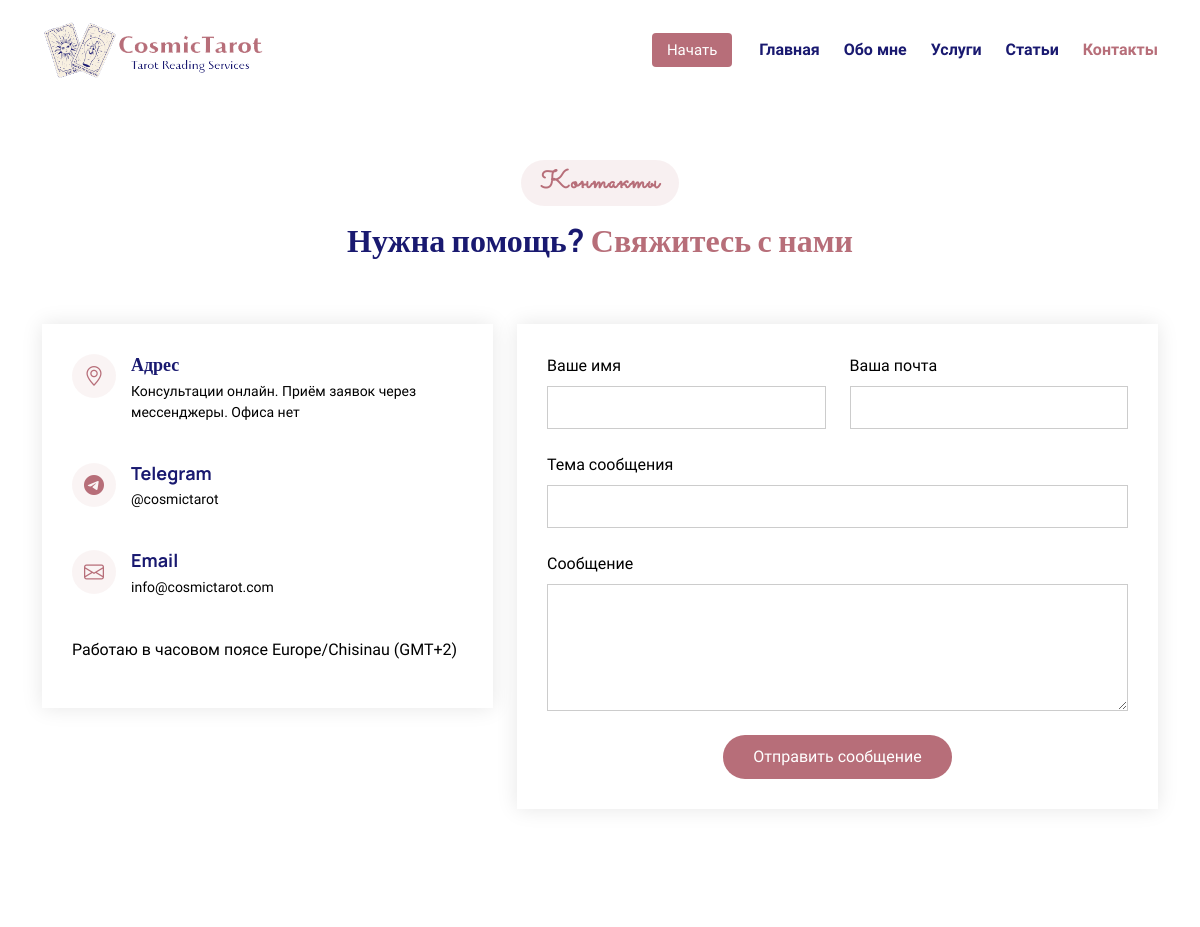
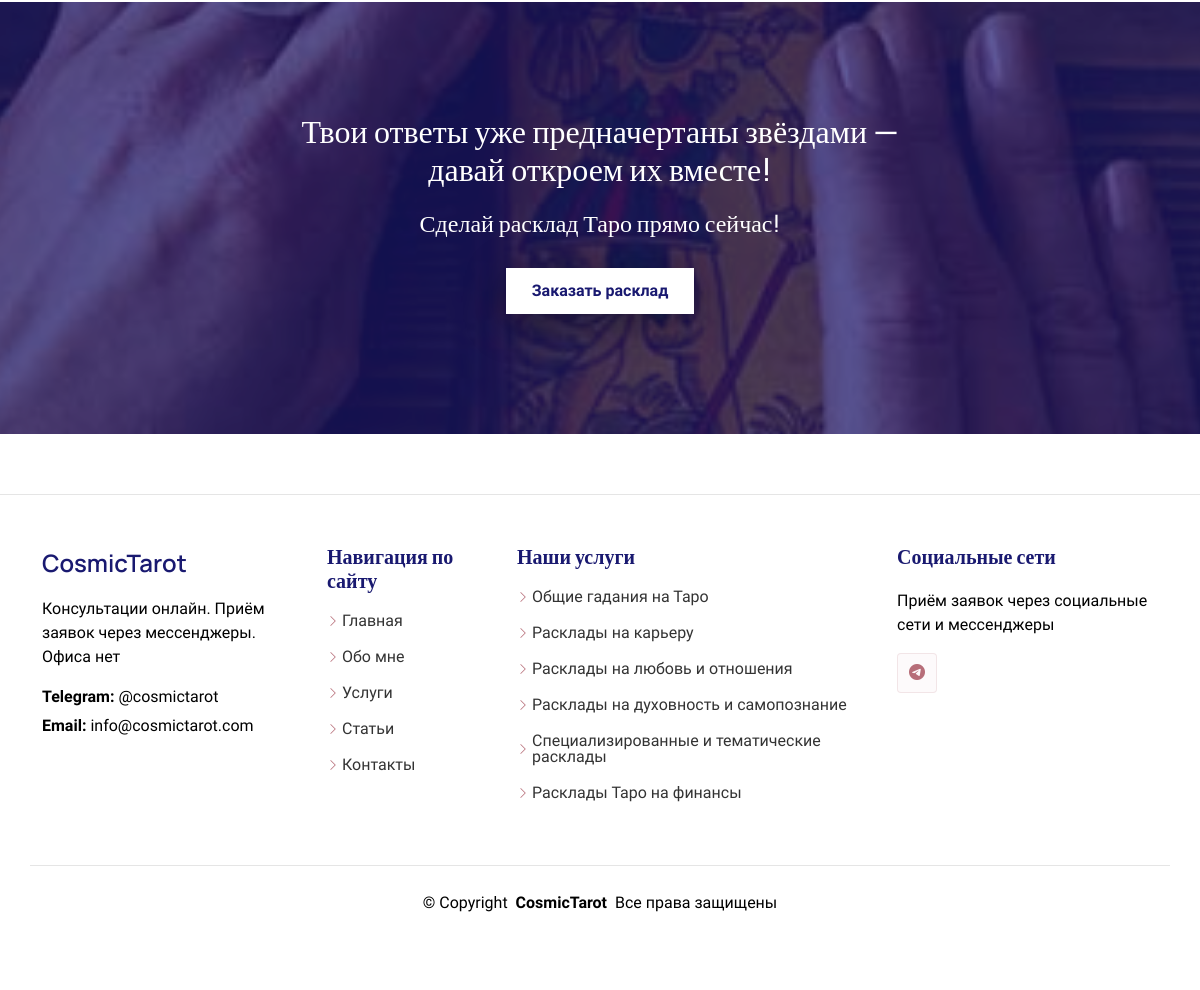
The app's page /contact with its own data (2 pictures, top to bottom).
### services/models.py (models this page shows, shortened)
class Service(models.Model):
  name = models.CharField('Name', max_length=255)
  slug = models.CharField('Slug', max_length=255)
  excerpt = models.CharField('Excerpt', max_length=255, blank=True)
  body = models.TextField()
  icon = models.CharField('Icon', max_length=20)
  active = models.BooleanField('Active', default=True)

### main/views.py (the view, shortened to what this page needs)
# urls.py: path('contact', views.contact, name='contact'),
def contact(request):
  return render(request, 'main/contact.html', {
    'page': 'contact',
    'title': 'Контакты',
    'services': Service.objects.all()
  })

### core/context_processors.py (called while the page is built)
def site_settings(request):
  return {
    'sitename': 'CosmicTarot',
    'telegraf': '@cosmictarot',
    'email': 'info@cosmictarot.com',
  }

### main/templates/main/contact.html (shortened to what this page needs)
{% extends 'main/layouts/main.html' %}
{% block pageclass %}starter-page-page{% endblock %}
{% block content %}
  {% include 'main/includes/contact.html' %}
  {% include 'main/includes/cta.html' %}
{% endblock %}

### main/templates/main/includes/footer.html
<footer id="footer" class="footer">
  <div class="container footer-top">
    <div class="row gy-4">
      <div class="col-lg-3 col-md-6 footer-about">
        <a href="/" class="d-flex align-items-center">
          <span class="sitename">{{ sitename }}</span>
        </a>
        <div class="footer-contact pt-3">
          <p>Консультации онлайн. Приём заявок через мессенджеры. Офиса нет</p>
          <p class="mt-3"><strong>Telegram:</strong> <span>{{ telegraf }}</span></p>
          <p><strong>Email:</strong> <span>{{ email }}</span></p>
        </div>
      </div>
      <div class="col-lg-2 col-md-6 footer-links">
        <h4 title="Useful Links">Навигация по сайту</h4>
        <ul>
          <li><i class="bi bi-chevron-right"></i> <a href="/">Главная</a></li>
          <li><i class="bi bi-chevron-right"></i> <a href="/about">Обо мне</a></li>
          <li><i class="bi bi-chevron-right"></i> <a href="/services">Услуги</a></li>
          <li><i class="bi bi-chevron-right"></i> <a href="/blog">Статьи</a></li>
          <li><i class="bi bi-chevron-right"></i> <a href="/contact">Контакты</a></li>
        </ul>
      </div>
      <div class="col-lg-4 col-md-6 footer-links">
        <h4 title="Our Services">Наши услуги</h4>
        {% if services %}
        <ul>
          {% for service in services %}
          <li><i class="bi bi-chevron-right"></i> <a href="/services/{{ service.slug }}">{{ service.name }}</a></li>
          {% endfor %}
        </ul>
        {% endif %}
      </div>
      <div class="col-lg-3 col-md-6">
        <h4 title="Social Links">Социальные сети</h4>
        <p>Приём заявок через социальные сети и мессенджеры</p>
        <div class="social-links d-flex">
          <a href=""><i class="bi bi-telegram"></i></a>
        </div>
      </div>
    </div>
  </div>
  <div class="container copyright text-center mt-4">
    <p>© <span>Copyright</span> <strong class="px-1 sitename">{{ sitename }}</strong> <span title="All Rights Reserved">Все права защищены</span></p>
  </div>
</footer>

### main/static/main/css/main.css (style rules this page uses)
:root { --default-font: "Mulish", serif, system-ui, -apple-system, "Segoe UI", Roboto, "Helvetica Neue", Arial, "Noto Sans", "Liberation Sans", sans-serif, "Apple Color Emoji", "Segoe UI Emoji", "Segoe UI Symbol", "Noto Color Emoji"; --heading-font: "Manrope", serif; --nav-font: "Mulish", serif; }
:root { --background-color: #ffffff; --default-color: #000000; --heading-color: #191970; --accent-color: #B76E79; --surface-color: #ffffff; --contrast-color: #ffffff; }
:root { --nav-color: #191970; --nav-hover-color: #B76E79; --nav-mobile-background-color: #ffffff; --nav-dropdown-background-color: #ffffff; --nav-dropdown-color: #212529; --nav-dropdown-hover-color: #4154f1; }
:root { scroll-behavior: smooth; }
body { color: var(--default-color); background-color: var(--background-color); font-family: var(--default-font); }
a { color: var(--accent-color); text-decoration: none; transition: 0.3s; }
h1, h2, h3, h4, h5, h6 { color: var(--heading-color); font-family: var(--heading-font); }
.footer { border-top: 1px solid color-mix(in srgb, var(--default-color), transparent 90%); color: var(--default-color); background-color: var(--background-color); font-size: 16px; padding-bottom: 50px; position: relative; }
.footer .footer-top { padding-top: 50px; }
.footer .social-links a { display: flex; align-items: center; justify-content: center; width: 40px; height: 40px; border-radius: 4px; background-color: color-mix(in srgb, var(--accent-color), transparent 97%); border: 1px solid color-mix(in srgb, var(--accent-color), transparent 85%); font-size: 16px; color: var(--accent-color); margin-right: 10px; transition: 0.3s; }
.footer h4 { font-size: 20px; font-weight: bold; position: relative; padding-bottom: 12px; }
.footer .footer-links { margin-bottom: 30px; }
.footer .footer-links ul { list-style: none; padding: 0; margin: 0; }
.footer .footer-links ul i { margin-right: 3px; font-size: 12px; line-height: 0; color: var(--accent-color); }
.footer .footer-links ul li { padding: 10px 0; display: flex; align-items: center; }
.footer .footer-links ul li:first-child { padding-top: 0; }
.footer .footer-links ul a { display: inline-block; color: color-mix(in srgb, var(--default-color), transparent 20%); line-height: 1; }
.footer .footer-about a { color: var(--heading-color); font-size: 24px; font-weight: 600; font-family: var(--heading-font); }
.footer .footer-contact p { margin-bottom: 5px; }
.footer .copyright { padding-top: 25px; padding-bottom: 25px; border-top: 1px solid color-mix(in srgb, var(--default-color), transparent 90%); }
.footer .copyright p { margin-bottom: 0; }

### records on screen
Service: name "Общие гадания на Таро"
Service: name "Расклады на карьеру"
Service: name "Расклады на любовь и отношения"
Service: name "Расклады на духовность и самопознание"
Service: name "Специализированные и тематические расклады"
Service: name "Расклады Таро на финансы"

### other values on screen
{{ telegraf }} "@cosmictarot"
{{ email }} "info@cosmictarot.com"
{{ sitename }} "CosmicTarot"
